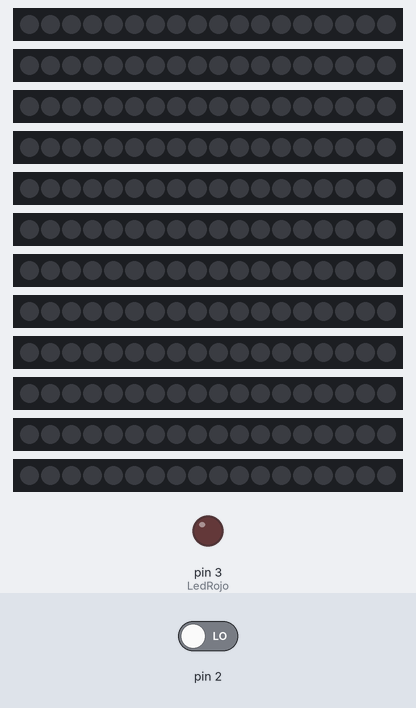
The sketch below on a simulated Arduino Uno, built with avr-gcc and run on an emulated ATmega328P. Parts: 12 × 18 RGB LEDs in strip order, left to right, output pins drawn as LEDs (lit = HIGH). The test bench sets the inputs (shaded band); at power-on: pin 2 LOW. Dim RGB values are drawn brighter than linear; random numbers use the default seed unless the sketch sets one.

Above: at 1.2 s.
1.3 s: pin 2 driven HIGH
At 4.2 s:
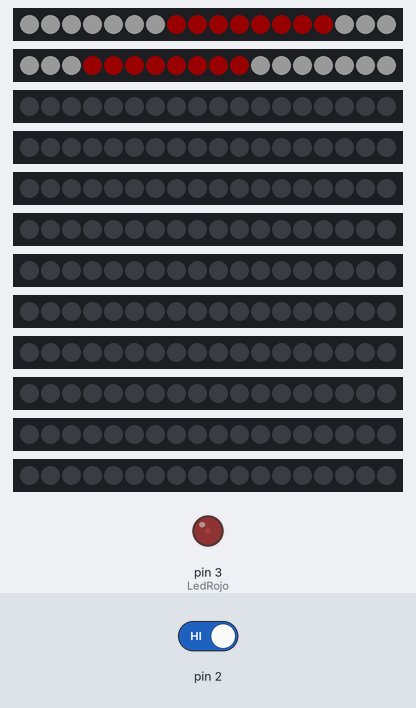
At 5.5 s:
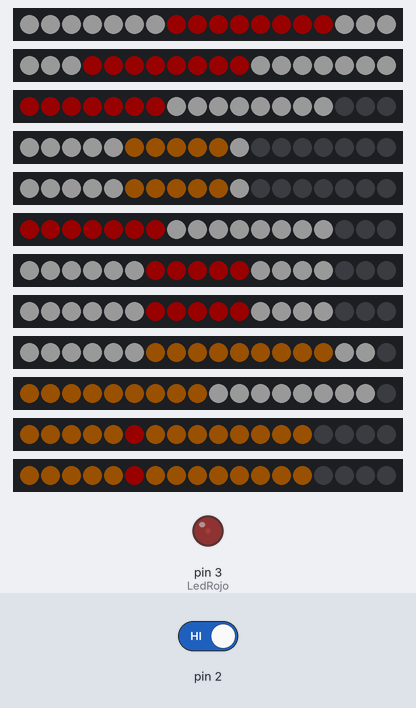
Timing chart, 0 to 7.0 s (numbered marks = the images above; inputs shaded):
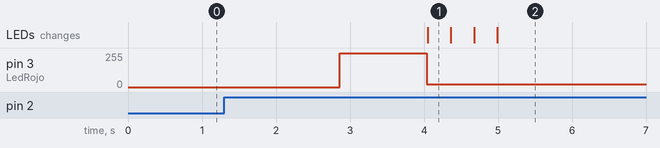

Measured:
- after the input at 1.3 s, pin 3 (LedRojo): 0/255 → 255/255 after 1.6 s, → 21/255 1.2 s later; the LEDs: change after 2.8 s (image 1)

The sketch:

lampara.ino
```cpp
#include "FastLED.h"
#include "zorro.h"

boolean iniciado = false;
volatile boolean encendido = false;
int intervalo_cambio = 10;
int waiting_time = intervalo_cambio;

#define bloque_1_leds  18
CRGB leds_1[bloque_1_leds];
#define PIN_1 12

#define bloque_2_leds  18
CRGB leds_2[bloque_2_leds];
#define PIN_2 11

#define bloque_3_leds  18
CRGB leds_3[bloque_3_leds];
#define PIN_3 10

#define bloque_4_leds  18
CRGB leds_4[bloque_4_leds];
#define PIN_4 9

#define bloque_5_leds  18
CRGB leds_5[bloque_5_leds];
#define PIN_5 8

#define bloque_6_leds  18
CRGB leds_6[bloque_6_leds];
#define PIN_6 7

#define bloque_7_leds  18
CRGB leds_7[bloque_7_leds];
#define PIN_7 6

#define bloque_8_leds  18
CRGB leds_8[bloque_8_leds];
#define PIN_8 5

#define bloque_9_leds  18
CRGB leds_9[bloque_9_leds];
#define PIN_9 4

#define bloque_10_leds  18
CRGB leds_10[bloque_10_leds];
#define PIN_10 16

#define bloque_11_leds  18
CRGB leds_11[bloque_11_leds];
#define PIN_11 13

#define bloque_12_leds  18
CRGB leds_12[bloque_12_leds];
#define PIN_12 14

#define bloque_13_leds  18
CRGB leds_13[bloque_13_leds];
#define PIN_13 15


#define LedRojo 3

void setup()
{
  Serial.begin(9600);
  FastLED.addLeds<WS2811, PIN_1, GRB>(leds_1, bloque_1_leds).setCorrection( TypicalLEDStrip );
  FastLED.addLeds<WS2811, PIN_2, GRB>(leds_2, bloque_2_leds).setCorrection( TypicalLEDStrip );
  FastLED.addLeds<WS2811, PIN_3, GRB>(leds_3, bloque_3_leds).setCorrection( TypicalLEDStrip );
  FastLED.addLeds<WS2811, PIN_4, GRB>(leds_4, bloque_4_leds).setCorrection( TypicalLEDStrip );
  FastLED.addLeds<WS2811, PIN_5, GRB>(leds_5, bloque_5_leds).setCorrection( TypicalLEDStrip );
  FastLED.addLeds<WS2811, PIN_6, GRB>(leds_6, bloque_6_leds).setCorrection( TypicalLEDStrip );
  FastLED.addLeds<WS2811, PIN_7, GRB>(leds_7, bloque_7_leds).setCorrection( TypicalLEDStrip );
  FastLED.addLeds<WS2811, PIN_8, GRB>(leds_8, bloque_8_leds).setCorrection( TypicalLEDStrip );
  FastLED.addLeds<WS2811, PIN_9, GRB>(leds_9, bloque_9_leds).setCorrection( TypicalLEDStrip );
  FastLED.addLeds<WS2811, PIN_10, GRB>(leds_10, bloque_10_leds).setCorrection( TypicalLEDStrip );
  FastLED.addLeds<WS2811, PIN_11, GRB>(leds_11, bloque_11_leds).setCorrection( TypicalLEDStrip );
  FastLED.addLeds<WS2811, PIN_12, GRB>(leds_12, bloque_12_leds).setCorrection( TypicalLEDStrip );
  FastLED.addLeds<WS2811, PIN_13, GRB>(leds_13, bloque_13_leds).setCorrection( TypicalLEDStrip );
  attachInterrupt(digitalPinToInterrupt(2), interruptor, RISING);
  //randomSeed(analogRead(0));
}

void loop() {
  if (encendido) {
    mapa zorromapa;
    if (!iniciado) {
      waiting_time = intervalo_cambio;
      apaga_leds();
      configura_mapa(&zorromapa, false);
      animacion_inicio(&zorromapa);
      iniciado = true;
      delay(2000);
    } else {
      //waiting_time --;
      //if (waiting_time <= 0) {
        //waiting_time = intervalo_cambio;
        //configura_mapa(&zorromapa, true);
        //animacion_intermedia(&zorromapa);
      //}
    }

  } else {
    apaga_leds();
    apaga_ojos();
  }
}

void apaga_leds() {
    setAll(leds_1,0,0,0);
    setAll(leds_2,0,0,0);
    setAll(leds_3,0,0,0);
    setAll(leds_4,0,0,0);
    setAll(leds_5,0,0,0);
    setAll(leds_6,0,0,0);
    setAll(leds_7,0,0,0);
    setAll(leds_8,0,0,0);
    setAll(leds_9,0,0,0);
    setAll(leds_10,0,0,0);
    setAll(leds_11,0,0,0);
    setAll(leds_12,0,0,0);
    setAll(leds_13,0,0,0);
    showStrip();
}

void animacion_inicio(struct mapa *zorromapa) {
  enciende_ojos();
  enciende_leds(zorromapa);
  delay(300);
  enciende_leds_segunda(zorromapa);
  delay(300);
  enciende_leds_tercera(zorromapa);
  delay(300);
  enciende_leds_cuarta(zorromapa);
}

void animacion_intermedia(struct mapa *zorromapa) {
  apaga_leds();
  enciende_leds(zorromapa);
  delay(300);
  enciende_leds_segunda(zorromapa);
  delay(300);
  enciende_leds_tercera(zorromapa);
  delay(300);
  enciende_leds_cuarta(zorromapa);
}

void enciende_ojos() {
    for(int k = 0; k < 256; k++) {
        analogWrite(LedRojo,k);
        delay(5);
    }
    for(int k = 255; k > 20; k--) {
        analogWrite(LedRojo,k);
        delay(5);
    }
}

void apaga_ojos() {
  analogWrite(LedRojo,0);
}

void enciende_leds(struct mapa *zorromapa) {

  bloque cuadro = getLedsByPosition(0, zorromapa);
  enciende_bloque(cuadro);
  bloque cuadro1 =  getLedsByPosition(1, zorromapa);
  enciende_bloque(cuadro1);

  showStrip();
}

void enciende_leds_segunda (struct mapa *zorromapa) {
  bloque cuadro2 = getLedsByPosition(2, zorromapa);
  enciende_bloque(cuadro2);
  bloque cuadro3 =  getLedsByPosition(3, zorromapa);
  enciende_bloque(cuadro3);
  bloque cuadro4 =  getLedsByPosition(4, zorromapa);
  enciende_bloque(cuadro4);
  bloque cuadro5 =  getLedsByPosition(5, zorromapa);
  enciende_bloque(cuadro5);

  showStrip();
}

void enciende_leds_tercera (struct mapa *zorromapa) {
  bloque cuadro6 =  getLedsByPosition(6, zorromapa);
  enciende_bloque(cuadro6);
  bloque cuadro7 =  getLedsByPosition(7, zorromapa);
  enciende_bloque(cuadro7);
  bloque cuadro8 =  getLedsByPosition(8, zorromapa);
  enciende_bloque(cuadro8);
  bloque cuadro9 =  getLedsByPosition(9, zorromapa);
  enciende_bloque(cuadro9);
  bloque cuadro12 =  getLedsByPosition(12, zorromapa);
  enciende_bloque(cuadro12);

  showStrip();
}

void enciende_leds_cuarta (struct mapa *zorromapa) {
  bloque cuadro11 =  getLedsByPosition(11, zorromapa);
  enciende_bloque(cuadro11);
  bloque cuadro10 =  getLedsByPosition(10, zorromapa);
  enciende_bloque(cuadro10);

  showStrip();
}

void enciende_bloque(bloque cuadro) {
  enciende_linea(cuadro.arriba, cuadro.bloque);
  enciende_linea(cuadro.izquierda, cuadro.bloque);
  enciende_linea(cuadro.abajo, cuadro.bloque);
  enciende_linea(cuadro.derecha, cuadro.bloque);
}

void enciende_linea(linea_bloque linea, int puerto)
{
  switch(puerto) {
    case 1:
      for (int i = 0; i < linea.cantidad_leds; i++) {
        setPixel(leds_1, linea.led+i, linea.colordef.r, linea.colordef.g, linea.colordef.b);
      }
    break;
    case 2:
    for (int i = 0; i < linea.cantidad_leds; i++) {
        setPixel(leds_2, linea.led+i, linea.colordef.r, linea.colordef.g, linea.colordef.b);
    }
    break;
    case 3:
    for (int i = 0; i < linea.cantidad_leds; i++) {
        setPixel(leds_3, linea.led+i, linea.colordef.r, linea.colordef.g, linea.colordef.b);
    }
    break;
    case 4:
    for (int i = 0; i < linea.cantidad_leds; i++) {
        setPixel(leds_4, linea.led+i, linea.colordef.r, linea.colordef.g, linea.colordef.b);
    }
    break;
    case 5:
    for (int i = 0; i < linea.cantidad_leds; i++) {
        setPixel(leds_5, linea.led+i, linea.colordef.r, linea.colordef.g, linea.colordef.b);
    }
    break;
    case 6:
    for (int i = 0; i < linea.cantidad_leds; i++) {
        setPixel(leds_6, linea.led+i, linea.colordef.r, linea.colordef.g, linea.colordef.b);
    }
    break;
    case 7:
    for (int i = 0; i < linea.cantidad_leds; i++) {
        setPixel(leds_7, linea.led+i, linea.colordef.r, linea.colordef.g, linea.colordef.b);
    }
    break;
    case 8:
    for (int i = 0; i < linea.cantidad_leds; i++) {
        setPixel(leds_8, linea.led+i, linea.colordef.r, linea.colordef.g, linea.colordef.b);
    }
    break;
    case 9:
    for (int i = 0; i < linea.cantidad_leds; i++) {
        setPixel(leds_9, linea.led+i, linea.colordef.r, linea.colordef.g, linea.colordef.b);
    }
    break;
    case 10:
    for (int i = 0; i < linea.cantidad_leds; i++) {
        setPixel(leds_10, linea.led+i, linea.colordef.r, linea.colordef.g, linea.colordef.b);
    }
    break;
    case 11:
    for (int i = 0; i < linea.cantidad_leds; i++) {
        setPixel(leds_11, linea.led+i, linea.colordef.r, linea.colordef.g, linea.colordef.b);
    }
    break;
    case 12:
    for (int i = 0; i < linea.cantidad_leds; i++) {
        setPixel(leds_12, linea.led+i, linea.colordef.r, linea.colordef.g, linea.colordef.b);
    }
    break;
    case 13:
    for (int i = 0; i < linea.cantidad_leds; i++) {
        setPixel(leds_13, linea.led+i, linea.colordef.r, linea.colordef.g, linea.colordef.b);
    }
    break;
  }
}

void muestraestructura(bloque tiraled)
{
    linea_bloque linea = tiraled.arriba;
    Serial.println("Cantidad de leds");
    Serial.println(linea.cantidad_leds);
    String Color = "Color ";
    String Separador = ",";
    String Strcolor = Color + linea.colordef.r + Separador +  linea.colordef.g + Separador + linea.colordef.b;
    Serial.println(Strcolor);
    for (int i = 0; i < linea.cantidad_leds; i++) {
        Serial.println(linea.led+i);
    }

    linea = tiraled.izquierda;
    Serial.println("Cantidad de leds");
    Serial.println(linea.cantidad_leds);
    Strcolor = Color + linea.colordef.r + Separador +  linea.colordef.g + Separador + linea.colordef.b;
    Serial.println(Strcolor);
    for (int i = 0; i < linea.cantidad_leds; i++) {
        Serial.println(linea.led+i);
    }

    linea = tiraled.abajo;
    Serial.println("Cantidad de leds");
    Serial.println(linea.cantidad_leds);
    Strcolor = Color + linea.colordef.r + Separador +  linea.colordef.g + Separador + linea.colordef.b;
    Serial.println(Strcolor);
    for (int i = 0; i < linea.cantidad_leds; i++) {
        Serial.println(linea.led+i);
    }

    linea = tiraled.derecha;
    Serial.println("Cantidad de leds");
    Serial.println(linea.cantidad_leds);
    Strcolor = Color + linea.colordef.r + Separador +  linea.colordef.g + Separador + linea.colordef.b;
    Serial.println(Strcolor);
    for (int i = 0; i < linea.cantidad_leds; i++) {
        Serial.println(linea.led+i);
    }

}

void interruptor()
{
  encendido = !encendido;
  iniciado = false;
}
```

manejaleds.ino
```cpp
// *** COSAS DE LOS LEDS ***

void showStrip() {
 #ifdef ADAFRUIT_NEOPIXEL_H
   // NeoPixel
   strip.show();
 #endif
 #ifndef ADAFRUIT_NEOPIXEL_H
   // FastLED
   FastLED.show();
 #endif
}

void setPixel(struct CRGB *bloque, int Pixel, byte red, byte green, byte blue) {

 #ifdef ADAFRUIT_NEOPIXEL_H
   // NeoPixel
   strip.setPixelColor(Pixel, strip.Color(red, green, blue));
 #endif
 #ifndef ADAFRUIT_NEOPIXEL_H
   // FastLED
   bloque[Pixel].r = red;
   bloque[Pixel].g = green;
   bloque[Pixel].b = blue;
 #endif
}

void setAll(struct CRGB *bloque, byte red, byte green, byte blue) {
  for(int i = 0; i < bloque_1_leds; i++ ) {
    setPixel(bloque, i, red, green, blue);
  }
  showStrip();
}
```

zorro.cpp
```cpp
#include "FastLED.h"
#include "zorro.h"

bloque getLedsByPosition(int bloque, struct mapa *zorromapa)
{
  return zorromapa->bloques[bloque];
}

void configura_mapa(struct mapa *zorromapa, bool aleatorio)
{

  int mapa_color = 0;
  if (aleatorio == true) {
    mapa_color = random(0,4);
  }

  color rojo;
  color blanco;
  color naranja;

  switch (mapa_color) {
    case 0:
      rojo.r = 25;
      rojo.g = 0;
      rojo.b = 0;
      blanco.r = 25;
      blanco.g = 25;
      blanco.b = 25;
      naranja.r = 25;
      naranja.g = 13;
      naranja.b = 0;
      break;
    case 1:
      rojo.r = 0;
      rojo.g = 25;
      rojo.b = 25;
      blanco.r = 25;
      blanco.g = 25;
      blanco.b = 25;
      naranja.r = 0;
      naranja.g = 13;
      naranja.b = 25;
      break;
    case 2:
      rojo.r = 25;
      rojo.g = 0;
      rojo.b = 0;
      blanco.r = 25;
      blanco.g = 0;
      blanco.b = 0;
      naranja.r = 25;
      naranja.g = 0;
      naranja.b = 0;
      break;
    case 3:
      rojo.r = 0;
      rojo.g = 0;
      rojo.b = 25;
      blanco.r = 0;
      blanco.g = 0;
      blanco.b = 25;
      naranja.r = 0;
      naranja.g = 0;
      naranja.b = 25;
      break;
    default:
      rojo.r = 25;
      rojo.g = 0;
      rojo.b = 0;
      blanco.r = 25;
      blanco.g = 25;
      blanco.b = 25;
      naranja.r = 25;
      naranja.g = 13;
      naranja.b = 0;
  }


  //abajo izquierda 12
  bloque lb1;
  lb1.puerto = 1;
  lb1.bloque = 1;

  lb1.abajo.cantidad_leds = 3;
  lb1.abajo.colordef = blanco;
  lb1.abajo.led = 15;

  lb1.derecha.cantidad_leds = 4;
  lb1.derecha.colordef = blanco;
  lb1.derecha.led = 0;

  lb1.arriba.cantidad_leds = 3;
  lb1.arriba.colordef = blanco;
  lb1.arriba.led = 4;

  lb1.izquierda.cantidad_leds = 8;
  lb1.izquierda.colordef = rojo;
  lb1.izquierda.led = 7;

  zorromapa->bloques[0] = lb1;

  //abajo derecha 13
  bloque lb2;
  lb2.puerto = 1;
  lb2.bloque = 2;

  lb2.abajo.cantidad_leds = 3;
  lb2.abajo.colordef = blanco;
  lb2.abajo.led = 11;

  lb2.derecha.cantidad_leds = 8;
  lb2.derecha.colordef = rojo;
  lb2.derecha.led = 3;

  lb2.arriba.cantidad_leds = 3;
  lb2.arriba.colordef = blanco;
  lb2.arriba.led = 0;

  lb2.izquierda.cantidad_leds = 4;
  lb2.izquierda.colordef = blanco;
  lb2.izquierda.led = 14;

  zorromapa->bloques[1] = lb2;

  // ojo izq abajo izq 8
  bloque lb3;
  lb3.puerto = 1;
  lb3.bloque = 3;

  lb3.abajo.cantidad_leds = 7;
  lb3.abajo.colordef = rojo;
  lb3.abajo.led = 0;

  lb3.derecha.cantidad_leds = 1;
  lb3.derecha.colordef = blanco;
  lb3.derecha.led = 14;

  lb3.arriba.cantidad_leds = 6;
  lb3.arriba.colordef = blanco;
  lb3.arriba.led = 8;

  lb3.izquierda.cantidad_leds = 1;
  lb3.izquierda.colordef = blanco;
  lb3.izquierda.led = 7;

  zorromapa->bloques[2] = lb3;

  // ojo izq abajo der 9
  bloque lb4;
  lb4.puerto = 1;
  lb4.bloque = 4;

  lb4.abajo.cantidad_leds = 1;
  lb4.abajo.colordef = blanco;
  lb4.abajo.led = 10;

  lb4.derecha.cantidad_leds = 4;
  lb4.derecha.colordef = naranja;
  lb4.derecha.led = 6;

  lb4.arriba.cantidad_leds = 1;
  lb4.arriba.colordef = naranja;
  lb4.arriba.led = 5;

  lb4.izquierda.cantidad_leds = 5;
  lb4.izquierda.colordef = blanco;
  lb4.izquierda.led = 0;

  zorromapa->bloques[3] = lb4;

  // ojo der abajo izq 10
  bloque lb5;
  lb5.puerto = 1;
  lb5.bloque = 5;

  lb5.abajo.cantidad_leds = 1;
  lb5.abajo.colordef = blanco;
  lb5.abajo.led = 10;

  lb5.derecha.cantidad_leds = 5;
  lb5.derecha.colordef = blanco;
  lb5.derecha.led = 0;

  lb5.arriba.cantidad_leds = 1;
  lb5.arriba.colordef = naranja;
  lb5.arriba.led = 5;

  lb5.izquierda.cantidad_leds = 4;
  lb5.izquierda.colordef = naranja;
  lb5.izquierda.led = 6;

  zorromapa->bloques[4] = lb5;

  // ojo der abajo der 11
  bloque lb6;
  lb6.puerto = 1;
  lb6.bloque = 6;

  lb6.abajo.cantidad_leds = 7;
  lb6.abajo.colordef = rojo;
  lb6.abajo.led = 0;

  lb6.derecha.cantidad_leds = 1;
  lb6.derecha.colordef = blanco;
  lb6.derecha.led = 7;

  lb6.arriba.cantidad_leds = 6;
  lb6.arriba.colordef = blanco;
  lb6.arriba.led = 8;

  lb6.izquierda.cantidad_leds = 1;
  lb6.izquierda.colordef = blanco;
  lb6.izquierda.led = 14;

  zorromapa->bloques[5] = lb6;

  // ojo der arriba der
  bloque lb7;
  lb7.puerto = 1;
  lb7.bloque = 7;

  lb7.abajo.cantidad_leds = 4;
  lb7.abajo.colordef = blanco;
  lb7.abajo.led = 11;

  lb7.derecha.cantidad_leds = 5;
  lb7.derecha.colordef = rojo;
  lb7.derecha.led = 6;

  lb7.arriba.cantidad_leds = 1;
  lb7.arriba.colordef = blanco;
  lb7.arriba.led = 5;

  lb7.izquierda.cantidad_leds = 5;
  lb7.izquierda.colordef = blanco;
  lb7.izquierda.led = 0;

  zorromapa->bloques[6] = lb7;

  // ojo izq arriba izr
  bloque lb8;
  lb8.puerto = 1;
  lb8.bloque = 8;

  lb8.abajo.cantidad_leds = 4;
  lb8.abajo.colordef = blanco;
  lb8.abajo.led = 11;

  lb8.derecha.cantidad_leds = 5;
  lb8.derecha.colordef = blanco;
  lb8.derecha.led = 0;

  lb8.arriba.cantidad_leds = 1;
  lb8.arriba.colordef = blanco;
  lb8.arriba.led = 5;

  lb8.izquierda.cantidad_leds = 5;
  lb8.izquierda.colordef = rojo;
  lb8.izquierda.led = 6;

  zorromapa->bloques[7] = lb8;

  // ojo derecho arriba izquierd
  bloque lb9;
  lb9.puerto = 1;
  lb9.bloque = 9;

  lb9.abajo.cantidad_leds = 2;
  lb9.abajo.colordef = blanco;
  lb9.abajo.led = 15;

  lb9.derecha.cantidad_leds = 6;
  lb9.derecha.colordef = blanco;
  lb9.derecha.led = 0;

  lb9.arriba.cantidad_leds = 3;
  lb9.arriba.colordef = naranja;
  lb9.arriba.led = 6;

  lb9.izquierda.cantidad_leds = 6;
  lb9.izquierda.colordef = naranja;
  lb9.izquierda.led = 9;

  zorromapa->bloques[8] = lb9;

  // ojo izquierdo arriba derecha
  bloque lb10;
  lb10.puerto = 1;
  lb10.bloque = 10;

  lb10.abajo.cantidad_leds = 2;
  lb10.abajo.colordef = blanco;
  lb10.abajo.led = 15;

  lb10.derecha.cantidad_leds = 6;
  lb10.derecha.colordef = naranja;
  lb10.derecha.led = 0;

  lb10.arriba.cantidad_leds = 3;
  lb10.arriba.colordef = naranja;
  lb10.arriba.led = 6;

  lb10.izquierda.cantidad_leds = 6;
  lb10.izquierda.colordef = blanco;
  lb10.izquierda.led = 9;

  zorromapa->bloques[9] = lb10;

  // oreja dercha
  bloque lb11;
  lb11.puerto = 1;
  lb11.bloque = 11;

  lb11.abajo.cantidad_leds = 3;
  lb11.abajo.colordef = naranja;
  lb11.abajo.led = 11;

  lb11.derecha.cantidad_leds = 5;
  lb11.derecha.colordef = naranja;
  lb11.derecha.led = 6;

  lb11.arriba.cantidad_leds = 1;
  lb11.arriba.colordef = rojo;
  lb11.arriba.led = 5;

  lb11.izquierda.cantidad_leds = 5;
  lb11.izquierda.colordef = naranja;
  lb11.izquierda.led = 0;

  zorromapa->bloques[10] = lb11;

  // oreja izquierda
  bloque lb12;
  lb12.puerto = 1;
  lb12.bloque = 12;

  lb12.abajo.cantidad_leds = 3;
  lb12.abajo.colordef = naranja;
  lb12.abajo.led = 11;

  lb12.derecha.cantidad_leds = 5;
  lb12.derecha.colordef = naranja;
  lb12.derecha.led = 6;

  lb12.arriba.cantidad_leds = 1;
  lb12.arriba.colordef = rojo;
  lb12.arriba.led = 5;

  lb12.izquierda.cantidad_leds = 5;
  lb12.izquierda.colordef = naranja;
  lb12.izquierda.led = 0;

  zorromapa->bloques[11] = lb12;

  // entrecejo
  bloque lb13;
  lb13.puerto = 1;
  lb13.bloque = 13;

  lb13.abajo.cantidad_leds = 1;
  lb13.abajo.colordef = naranja;
  lb13.abajo.led = 13;

  lb13.derecha.cantidad_leds = 5;
  lb13.derecha.colordef = naranja;
  lb13.derecha.led = 8;

  lb13.arriba.cantidad_leds = 3;
  lb13.arriba.colordef = naranja;
  lb13.arriba.led = 5;

  lb13.izquierda.cantidad_leds = 5;
  lb13.izquierda.colordef = naranja;
  lb13.izquierda.led = 0;

  zorromapa->bloques[12] = lb13;

}
```

zorro.h
```cpp
#ifndef ZORRO_H
#define ZORRO_H

#include <Arduino.h>

struct color {
  int r;
  int g;
  int b;
};

struct linea_bloque
{
    int cantidad_leds;
    color colordef;
    int led;
};

struct bloque
{
  int puerto;
  int bloque;
  linea_bloque arriba;
  linea_bloque abajo;
  linea_bloque derecha;
  linea_bloque izquierda;
};

struct mapa
{
  bloque bloques[35];
};

bloque getLedsByPosition(int bloque, struct mapa *zorromap);

void configura_mapa(struct mapa *zorromap, bool aleatorio);

#endif
```
